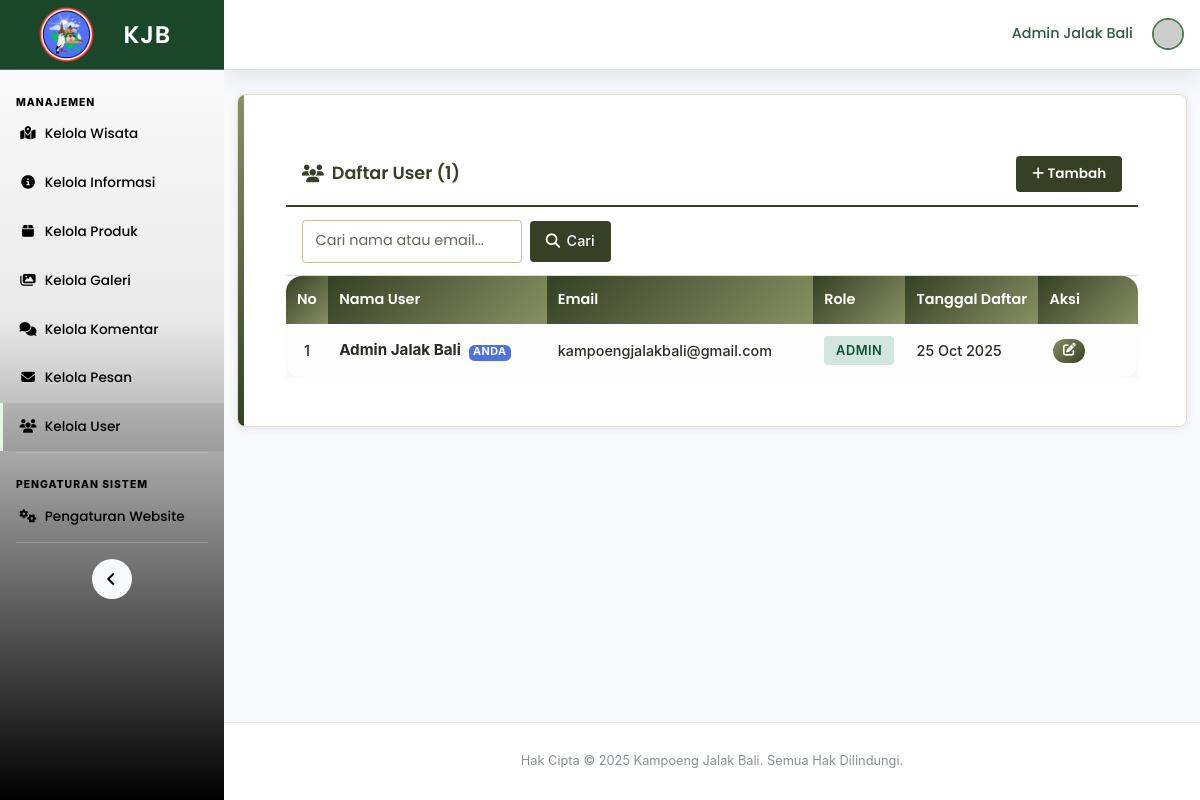
The app's page /dashboard/index.php?page=user (signed in) with its own data.
### tables this page shows
CREATE TABLE user (
  id_user INT AUTO_INCREMENT PRIMARY KEY,
  nama VARCHAR(100) NOT NULL,
  email VARCHAR(100) NOT NULL UNIQUE,
  password VARCHAR(255) NOT NULL,
  role ENUM('admin','user') DEFAULT 'user',
  tanggal_daftar DATETIME DEFAULT CURRENT_TIMESTAMP
);

### dashboard/pages/crud_user.php (the view, shortened to what this page needs)
<?php
$per_page = 5;
$page = isset($_GET['p']) ? max(1, (int)$_GET['p']) : 1;
$offset = ($page - 1) * $per_page;
$search = isset($_POST['cari']) ? trim($_POST['cari']) : '';
$where = $search ? "WHERE nama LIKE ? OR email LIKE ?" : "";
$search_param = $search ? "%$search%" : "";
$count_q = $search ?
    mysqli_prepare($koneksi, "SELECT COUNT(*) as cnt FROM user $where") :
    mysqli_query($koneksi, "SELECT COUNT(*) as cnt FROM user");
if ($search) {
    mysqli_stmt_bind_param($count_q, "ss", $search_param, $search_param);
    mysqli_stmt_execute($count_q);
    $count_result = mysqli_stmt_get_result($count_q);
} else {
    $count_result = $count_q;
}
$total_user_all = mysqli_fetch_assoc($count_result)['cnt'];
$query_str = "SELECT * FROM user $where ORDER BY tanggal_daftar DESC LIMIT $per_page OFFSET $offset";
$query = $search ? mysqli_prepare($koneksi, $query_str) : mysqli_query($koneksi, $query_str);
if ($search) {
    mysqli_stmt_bind_param($query, "ss", $search_param, $search_param);
    mysqli_stmt_execute($query);
    $result = mysqli_stmt_get_result($query);
} else {
    $result = $query;
}
$user_data = mysqli_fetch_all($result, MYSQLI_ASSOC);
?>
<div class="crud-list">
    <div class="list-header">
        <h3><i class="fa fa-users"></i> Daftar User (<?php echo $total_user_all; ?>)</h3>
        <a href="?page=user&action=add" class="btn btn-success">
            <i class="fa fa-plus"></i> Tambah
        </a>
    </div>
    <form method="POST" action="?page=user" class="search-box">
        <input type="text" name="cari" placeholder="Cari nama atau email..." value="<?php echo htmlspecialchars($search); ?>">
        <button type="submit"><i class="fa fa-search"></i> Cari</button>
    </form>
    <?php if (empty($user_data)): ?>
        <div class="empty-state">
            <i class="fa fa-users"></i>
            <p>Tidak ada data user</p>
        </div>
    <?php else: ?>
        <div class="table-responsive">
            <table class="crud-table">
                <thead>
                    <tr>
                        <th width="40">No</th>
                        <th>Nama User</th>
                        <th>Email</th>
                        <th width="70">Role</th>
                        <th width="90">Tanggal Daftar</th>
                        <th width="100">Aksi</th>
                    </tr>
                </thead>
                <tbody>
                    <?php foreach ($user_data as $index => $user): ?>
                    <tr class="<?php echo $user['id_user'] == $_SESSION['user_id'] ? 'table-light' : ''; ?>">
                        <td class="text-center"><?php echo $offset + $index + 1; ?></td>
                        <td>
                            <strong style="font-size: 0.95rem;"><?php echo htmlspecialchars($user['nama']); ?></strong>
                            <?php if ($user['id_user'] == $_SESSION['user_id']): ?>
                                <span class="badge badge-primary ml-1">Anda</span>
                            <?php endif; ?>
                        </td>
                        <td><?php echo htmlspecialchars($user['email']); ?></td>
                        <td>
                            <span class="status-badge <?php echo $user['role']; ?>">
                                <?php echo ucfirst($user['role']); ?>
                            </span>
                        </td>
                        <td><?php echo date('d M Y', strtotime($user['tanggal_daftar'])); ?></td>
                        <td>
                            <div class="btn-group">
                                <a href="?page=user&edit=<?php echo $user['id_user']; ?>"
                                   class="btn btn-primary btn-sm" title="Edit">
                                    <i class="fa fa-edit"></i>
                                </a>
                            </div>
                        </td>
                    </tr>
                    <?php endforeach; ?>
                </tbody>
            </table>
        </div>
    <?php endif; ?>
</div>

### dashboard/css/crud.css (style rules this page uses)
:root { --brown: #02457a; --dark-green: #001b48; --muted-green: #0186ab; --light-green: #e7f3ff; --tan: #d6e8ee; --cream: #f0f7ff; --black: #000000; --text: #2d2a23; --muted-text: #6b6458; --white: #ffffff; --border: #e0ddd3; --font-heading: "Playfair Display", serif; --font-body: "Poppins", sans-serif; --transition: all 0.25s ease; --shadow-sm: 0 2px 8px rgba(0, 27, 72, 0.08); --shadow-md: 0 4px 12px rgba(0, 27, 72, 0.15); }
* { margin: 0; padding: 0; box-sizing: border-box; }
html, body { height: 100%; }
body { font-family: var(--font-body); color: var(--text); background-color: #f8f7f5; line-height: 1.5; }
.crud-list { background: var(--white); border-radius: 8px; box-shadow: var(--shadow-sm); border: 1px solid var(--border); margin-bottom: 1rem; overflow: hidden; transition: var(--transition); }
.list-header { display: flex; justify-content: space-between; align-items: center; padding: 0.8rem 1rem; background: var(--white); border-bottom: 2px solid var(--dark-green); flex-wrap: nowrap; gap: 1rem; }
.list-header h3 { margin: 0; font-size: 1.1rem; color: var(--dark-green); font-weight: 600; font-family: var(--font-body); flex: 1; display: flex; align-items: center; gap: 0.5rem; }
.list-header .btn { padding: 0.5rem 1rem; font-size: 0.85rem; white-space: nowrap; flex-shrink: 0; background: var(--dark-green); color: var(--white); border: none; font-weight: 600; border-radius: 4px; text-decoration: none; transition: var(--transition); }
.search-box { display: flex; gap: 0.5rem; padding: 0.8rem 1rem; border-bottom: 1px solid var(--border); flex-wrap: nowrap; align-items: center; }
.search-box input { width: 220px; padding: 0.6rem 0.8rem; font-size: 0.9rem; border: 1px solid var(--tan); border-radius: 4px; font-family: var(--font-body); color: var(--text); transition: var(--transition); flex-shrink: 0; background: var(--white); }
.search-box input::placeholder { color: var(--muted-text); }
.search-box button { padding: 0.6rem 1rem; background: var(--dark-green); color: white; border: none; border-radius: 4px; cursor: pointer; font-size: 0.9rem; font-weight: 500; transition: var(--transition); white-space: nowrap; display: flex; align-items: center; gap: 0.4rem; flex-shrink: 0; }
.table-responsive { overflow-x: auto; -webkit-overflow-scrolling: touch; }
.crud-table { width: 100%; border-collapse: collapse; font-size: 0.9rem; margin: 0; }
.crud-table thead { background: linear-gradient(135deg, var(--muted-green) 0%, var(--teal-blue) 100%); }
.crud-table th { padding: 0.8rem 0.7rem; text-align: left; font-weight: 600; color: var(--white); border-bottom: none; white-space: nowrap; font-size: 0.9rem; font-family: var(--font-body); }
.crud-table td { padding: 0.7rem 0.7rem; border-bottom: 1px solid var(--cream); vertical-align: middle; color: var(--text); font-size: 0.9rem; }
.crud-table tbody tr { transition: var(--transition); background: var(--white); }
.btn { display: inline-flex; align-items: center; justify-content: center; gap: 0.4rem; padding: 0.5rem 0.8rem; border: none; border-radius: 4px; font-size: 0.85rem; font-weight: 500; cursor: pointer; transition: var(--transition); font-family: var(--font-body); white-space: nowrap; text-decoration: none; user-select: none; }
.btn i { font-size: 0.85rem; }
.btn-primary { background: var(--dark-green); color: white; }
.btn-success { background: var(--muted-green); color: white; }
.btn-sm { padding: 0.35rem 0.6rem; font-size: 0.8rem; }
.btn-sm i { font-size: 0.8rem; }
.btn-group { display: flex; gap: 0.4rem; margin-top: 0; flex-wrap: nowrap; }
.btn-group .btn { flex: 0 1 auto; min-width: auto; padding: 0.35rem 0.6rem; font-size: 0.8rem; }
.badge { display: inline-block; padding: 0.3rem 0.6rem; font-size: 0.75rem; font-weight: 600; border-radius: 12px; white-space: nowrap; }
.status-badge { padding: 0.3rem 0.6rem; border-radius: 4px; font-size: 0.8rem; font-weight: 600; text-align: center; min-width: 70px; }
.status-badge.admin { background: #d1e7dd; color: #0f5132; }
.text-center { text-align: center; }
:root { --black: #1a1a1a; --dark-green: #001b48; --muted-green: #0186ab; --light-green: #e7f3ff; }

### dashboard/index.php (style rules this page uses)
:root { --brown: #4c3d19; --dark-green: #354024; --muted-green: #889063; --tan: #cfbb99; --cream: #e5d7c4; --text: #2d2a23; --muted-text: #6b6458; --white: #ffffff; --font-heading: "Playfair Display", serif; --font-body: "Poppins", sans-serif; }

### records on screen
user: index "1", nama "Admin Jalak Bali", shows "ANDA", email "kampoengjalakbali@gmail.com", role "ADMIN", tanggal_daftar "25 Oct 2025"

### other values on screen
get_setting('navbar_site_name', 'KJB') "KJB"
t('management') ?: 'Manajemen' "MANAJEMEN"
t('manage_tourism') ?: 'Kelola Wisata' "Kelola Wisata"
t('manage_information') ?: 'Kelola Informasi' "Kelola Informasi"
t('manage_products') ?: 'Kelola Produk' "Kelola Produk"
t('manage_gallery') ?: 'Kelola Galeri' "Kelola Galeri"
t('manage_comments') ?: 'Kelola Komentar' "Kelola Komentar"
t('manage_messages') ?: 'Kelola Pesan' "Kelola Pesan"
t('manage_users') ?: 'Kelola User' "Kelola User"
$user_nama "Admin Jalak Bali"
$total_user_all "1"
